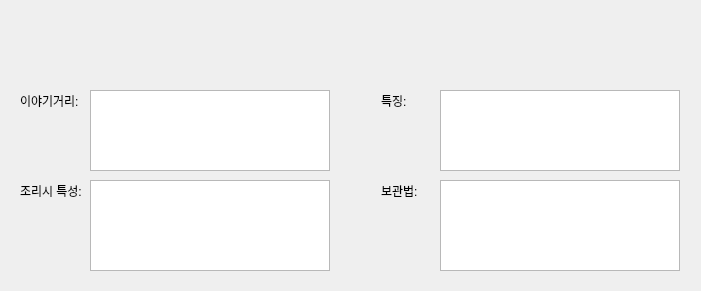
       <widget class="QWidget" name="widget_58" native="true">
        <property name="geometry">
         <rect>
          <x>-10</x>
          <y>340</y>
          <width>701</width>
          <height>291</height>
         </rect>
        </property>
        <widget class="QLabel" name="label_218">
         <property name="geometry">
          <rect>
           <x>20</x>
           <y>180</y>
           <width>71</width>
           <height>21</height>
          </rect>
         </property>
         <property name="text">
          <string>조리시 특성:</string>
         </property>
        </widget>
        <widget class="QLabel" name="label_216">
         <property name="geometry">
          <rect>
           <x>381</x>
           <y>180</y>
           <width>60</width>
           <height>21</height>
          </rect>
         </property>
         <property name="text">
          <string>보관법:</string>
         </property>
        </widget>
        <widget class="QPlainTextEdit" name="plainTextEdit_feature_15">
         <property name="geometry">
          <rect>
           <x>440</x>
           <y>90</y>
           <width>240</width>
           <height>81</height>
          </rect>
         </property>
        </widget>
        <widget class="QPlainTextEdit" name="plainTextEdit_cooking_feature_15">
         <property name="geometry">
          <rect>
           <x>90</x>
           <y>180</y>
           <width>240</width>
           <height>91</height>
          </rect>
         </property>
        </widget>
        <widget class="QPlainTextEdit" name="plainTextEdit_tale_15">
         <property name="geometry">
          <rect>
           <x>90</x>
           <y>90</y>
           <width>240</width>
           <height>81</height>
          </rect>
         </property>
        </widget>
        <widget class="QLabel" name="label_209">
         <property name="geometry">
          <rect>
           <x>20</x>
           <y>90</y>
           <width>60</width>
           <height>21</height>
          </rect>
         </property>
         <property name="text">
          <string>이야기거리:</string>
         </property>
        </widget>
        <widget class="QPlainTextEdit" name="plainTextEdit_storage_15">
         <property name="geometry">
          <rect>
           <x>440</x>
           <y>180</y>
           <width>240</width>
           <height>91</height>
          </rect>
         </property>
        </widget>
        <widget class="QLabel" name="label_217">
         <property name="geometry">
          <rect>
           <x>381</x>
           <y>90</y>
           <width>31</width>
           <height>21</height>
          </rect>
         </property>
         <property name="text">
          <string>특징:</string>
         </property>
        </widget>
       </widget>
